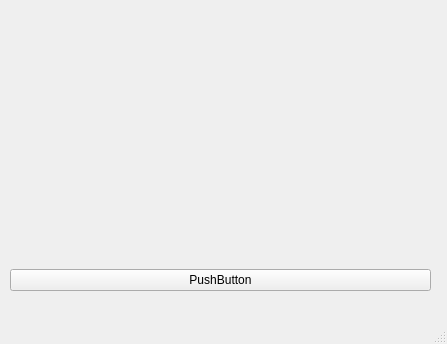
<?xml version="1.0" encoding="UTF-8"?>
<ui version="4.0">
 <class>MainWindow</class>
 <widget class="QMainWindow" name="MainWindow">
  <property name="geometry">
   <rect>
    <x>0</x>
    <y>0</y>
    <width>447</width>
    <height>344</height>
   </rect>
  </property>
  <property name="windowTitle">
   <string>MainWindow</string>
  </property>
  <widget class="QWidget" name="centralwidget">
   <widget class="QWidget" name="">
    <property name="geometry">
     <rect>
      <x>10</x>
      <y>40</y>
      <width>421</width>
      <height>251</height>
     </rect>
    </property>
    <layout class="QGridLayout" name="gridLayout">
     <item row="1" column="0">
      <widget class="QPushButton" name="pushButton">
       <property name="text">
        <string>PushButton</string>
       </property>
      </widget>
     </item>
     <item row="0" column="0">
      <layout class="QHBoxLayout" name="horizontalLayout">
       <item>
        <widget class="QLabel" name="label_2">
         <property name="text">
          <string/>
         </property>
         <property name="pixmap">
          <pixmap>../dice/work.png</pixmap>
         </property>
         <property name="scaledContents">
          <bool>true</bool>
         </property>
        </widget>
       </item>
       <item>
        <widget class="QLabel" name="label">
         <property name="text">
          <string/>
         </property>
         <property name="pixmap">
          <pixmap>../dice/dice1.jpg</pixmap>
         </property>
         <property name="scaledContents">
          <bool>true</bool>
         </property>
         <property name="wordWrap">
          <bool>false</bool>
         </property>
        </widget>
       </item>
      </layout>
     </item>
    </layout>
   </widget>
  </widget>
  <widget class="QMenuBar" name="menubar">
   <property name="geometry">
    <rect>
     <x>0</x>
     <y>0</y>
     <width>447</width>
     <height>22</height>
    </rect>
   </property>
  </widget>
  <widget class="QStatusBar" name="statusbar"/>
 </widget>
 <resources/>
 <connections>
  <connection>
   <sender>pushButton</sender>
   <signal>clicked()</signal>
   <receiver>label</receiver>
   <slot>clear()</slot>
   <hints>
    <hint type="sourcelabel">
     <x>448</x>
     <y>367</y>
    </hint>
    <hint type="destinationlabel">
     <x>436</x>
     <y>319</y>
    </hint>
   </hints>
  </connection>
  <connection>
   <sender>pushButton</sender>
   <signal>clicked()</signal>
   <receiver>label_2</receiver>
   <slot>clear()</slot>
   <hints>
    <hint type="sourcelabel">
     <x>350</x>
     <y>362</y>
    </hint>
    <hint type="destinationlabel">
     <x>363</x>
     <y>313</y>
    </hint>
   </hints>
  </connection>
 </connections>
</ui>
